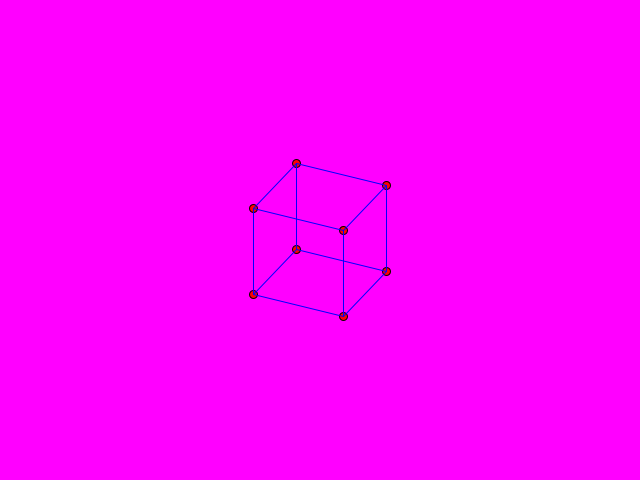
Frame 1 (no input)
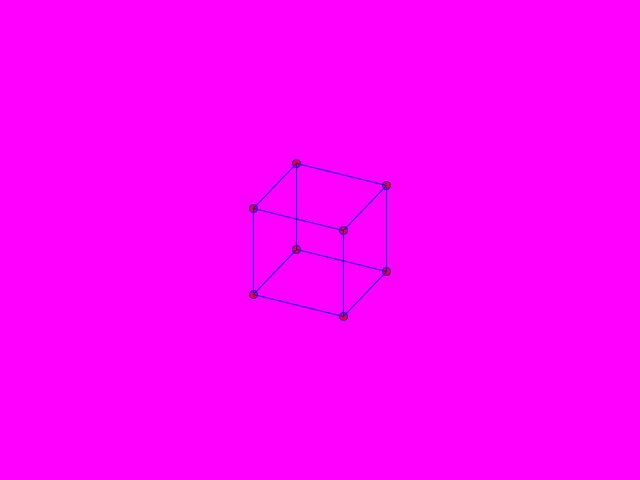
Frame 60 (the mouse pressed at the canvas centre just before this capture)
Frame 120 (the mouse held since frame 60 and released just before this capture): identical to frame 60, image omitted

The Processing sketch that drew these frames (run headless with seeded random() and noise(); from frame 60 on, the mouse is pressed at the canvas centre):

// Processing sketch: sketch_15th
// ── sketch_15th.pde

float anglex = PI / 6;//the angle of rotation around x axis
float angley = PI / 7;//the angle of rotation around y axis
inhom3d C1 = new inhom3d(  0.5,  0.5, -0.5 );//stores the initial values of the vertices
inhom3d C2 = new inhom3d( -0.5,  0.5, -0.5 );
inhom3d C3 = new inhom3d( -0.5, -0.5, -0.5 );
inhom3d C4 = new inhom3d(  0.5, -0.5, -0.5 );
inhom3d C5 = new inhom3d( 0.5,  0.5,  0.5 );
inhom3d C6 = new inhom3d( -0.5, 0.5,  0.5 );
inhom3d C7 = new inhom3d(  -0.5, -0.5,  0.5 );
inhom3d C8 = new inhom3d(  0.5,  -0.5,  0.5 );
class hom3d {
  float x1, x2, x3, x4;
  
  hom3d(float x1, float x2, float x3, float x4) {
    this.x1=x1;
    this.x2=x2;
    this.x3=x3;
    this.x4=x4;
  }
  
  hom3d appMatrix( float A[][] ) {
    return new hom3d( A[0][0]*this.x1 + A[0][1]*this.x2 + A[0][2]*this.x3 + A[0][3]*this.x4,
                      A[1][0]*this.x1 + A[1][1]*this.x2 + A[1][2]*this.x3 + A[1][3]*this.x4,
                      A[2][0]*this.x1 + A[2][1]*this.x2 + A[2][2]*this.x3 + A[2][3]*this.x4,
                      A[3][0]*this.x1 + A[3][1]*this.x2 + A[3][2]*this.x3 + A[3][3]*this.x4 );
  }
  
  inhom3d toInhom3d( ) {//converts to inhomogenous
    return new inhom3d( this.x1 / this.x4, this.x2 / this.x4, this.x3 / this.x4 );
  }
}
  
class inhom3d {
  float x, y, z;
 
  inhom3d(float x, float y, float z ) {
    this.x=x;
    this.y=y;
    this.z=z;
  }  
  
  hom3d toHom3d( ) {//converts to homogenous
    return new hom3d( this.x, this.y, this.z, 1 );
  }
}
void mult( float A[][], float B[][], float C[][] )//function multiplies matrix A and B , then stores the result in C
{
  float sum;
  for (int i = 0; i <= 3; i++) {
      for (int j = 0; j <= 3; j++) {
         sum = 0;
         for (int k = 0; k <= 3; k++) {
            sum = sum + A[i][k] * B[k][j];
         }
         C[i][j] = sum;
      }
   }
}
void setup()
{
  size( 640, 480 );
  ellipseMode( RADIUS );
}
void draw ( ) {
  
  background( 255,0,255 );//sets background to white
 
  float [][] matrixT =  { { 1,   0,   0,  320 }, //translation matrix
                        {   0,   1,   0,  240 },
                        {   0,   0,   1,   0  },
                        {   0,   0,   0,   1  }  };
                        
  float [][] matrixS =  { { 100,   0,    0,    0  }, //scaling matrix
                        {    0,   100,   0,    0  },
                        {    0,    0,   100,   0  },
                        {    0,    0,    0,    1  }  };
                       
  float [][] matrixRx = { {       1,              0,            0,          0  }, //rotation matrix around x axis
                        {         0,        cos( anglex ), -sin( anglex ),  0  },
                        {         0,        sin( anglex ),  cos( anglex ),  0  },
                        {         0,              0,            0,          1  }     }; 
                        
                        
  float [][] matrixRy = { {  cos( angley ),        0,        sin( angley ),   0  }, //rotation matrix around y axis
                        {         0,               1,             0,          0  },
                        {   -sin( angley ),        0,        cos( angley ),   0  },
                        {         0,               0,             0,          1  }     }; 
                        
  float [][] matrixOp =  { {  1,    0,    0,    0  },//orthongonal projection matrix, 
                         {    0,    1,    0,    0  },
                         {    0,    0,    0,    0  },// 3 row 3 column is zero because we want the z plane not to be represented, only want x and y
                         {    0,    0,    0,    1  }  };
                        
  //temporary matrices
  float [][] temp1    = new float [4][4];// it is a 4 by 4 matrix
  float [][] temp2    = new float [4][4];
  float [][] temp3    = new float [4][4]; 
  
  // the final transformation matrix
  float [][]    M     = new float [4][4];
  
  mult( matrixRy, matrixS, temp1 ); //stores Ry * S in temp1
  mult( matrixRx,  temp1, temp2 );// and so on
  mult( matrixT,  temp2, temp3 );
  mult( matrixOp, temp3,   M   );// stores final matrix in M
  hom3d   C1h  = C1.toHom3d( );//converts initial vertices to homogenous coordinates
  hom3d   C2h  = C2.toHom3d( );
  hom3d   C3h  = C3.toHom3d( );
  hom3d   C4h  = C4.toHom3d( );
  hom3d   C5h  = C5.toHom3d( );
  hom3d   C6h  = C6.toHom3d( );
  hom3d   C7h  = C7.toHom3d( );
  hom3d   C8h  = C8.toHom3d( );
  
  hom3d   C1h_ = C1h.appMatrix( M );//takes each vertex of the cube and transform it using the M matrix calculated above
  hom3d   C2h_ = C2h.appMatrix( M );
  hom3d   C3h_ = C3h.appMatrix( M );
  hom3d   C4h_ = C4h.appMatrix( M );
  hom3d   C5h_ = C5h.appMatrix( M );
  hom3d   C6h_ = C6h.appMatrix( M );
  hom3d   C7h_ = C7h.appMatrix( M );
  hom3d   C8h_ = C8h.appMatrix( M );
  
  inhom3d C1_  = C1h_.toInhom3d( );//converts each vertices back to inhomogenous coordinates, so enable us to use them in drawing, e.t.c
  inhom3d C2_  = C2h_.toInhom3d( );
  inhom3d C3_  = C3h_.toInhom3d( );
  inhom3d C4_  = C4h_.toInhom3d( );
  inhom3d C5_  = C5h_.toInhom3d( );
  inhom3d C6_  = C6h_.toInhom3d( );
  inhom3d C7_  = C7h_.toInhom3d( );
  inhom3d C8_  = C8h_.toInhom3d( );
  
  fill(255,0,0);
  //draws a circle or radius 4 around each vertice of the cube
  ellipse( C1_.x, C1_.y, 4, 4 );
  ellipse( C2_.x, C2_.y, 4, 4 );
  ellipse( C3_.x, C3_.y, 4, 4 );
  ellipse( C4_.x, C4_.y, 4, 4 );
  ellipse( C5_.x, C5_.y, 4, 4 );
  ellipse( C6_.x, C6_.y, 4, 4 );
  ellipse( C7_.x, C7_.y, 4, 4 );
  ellipse( C8_.x, C8_.y, 4, 4 );
  //connects the lines of the cube vertices together
  stroke(0,0,255);//makes lines blue
  line(C1_.x,C1_.y,C2_.x,C2_.y);
  line(C2_.x,C2_.y,C3_.x,C3_.y);
  line(C3_.x,C3_.y,C4_.x,C4_.y);
  line(C4_.x,C4_.y,C1_.x,C1_.y);
  line(C1_.x,C1_.y,C5_.x,C5_.y);
  line(C5_.x,C5_.y,C6_.x,C6_.y);
  line(C6_.x,C6_.y,C2_.x,C2_.y);
  line(C6_.x,C6_.y,C7_.x,C7_.y);
  line(C7_.x,C7_.y,C8_.x,C8_.y);
  line(C8_.x,C8_.y,C5_.x,C5_.y);
  line(C8_.x,C8_.y,C4_.x,C4_.y);
  line(C7_.x,C7_.y,C3_.x,C3_.y);
}
